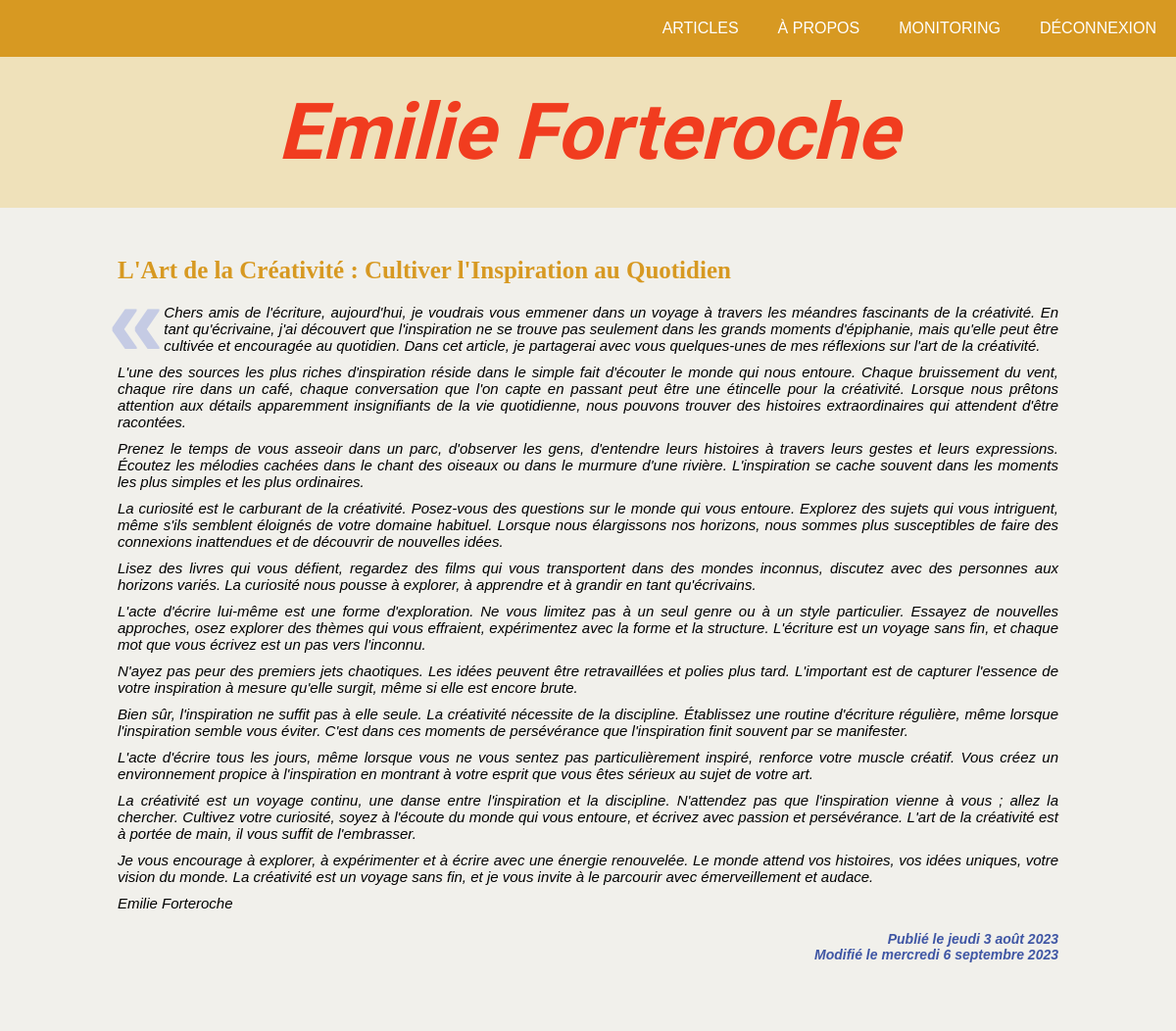
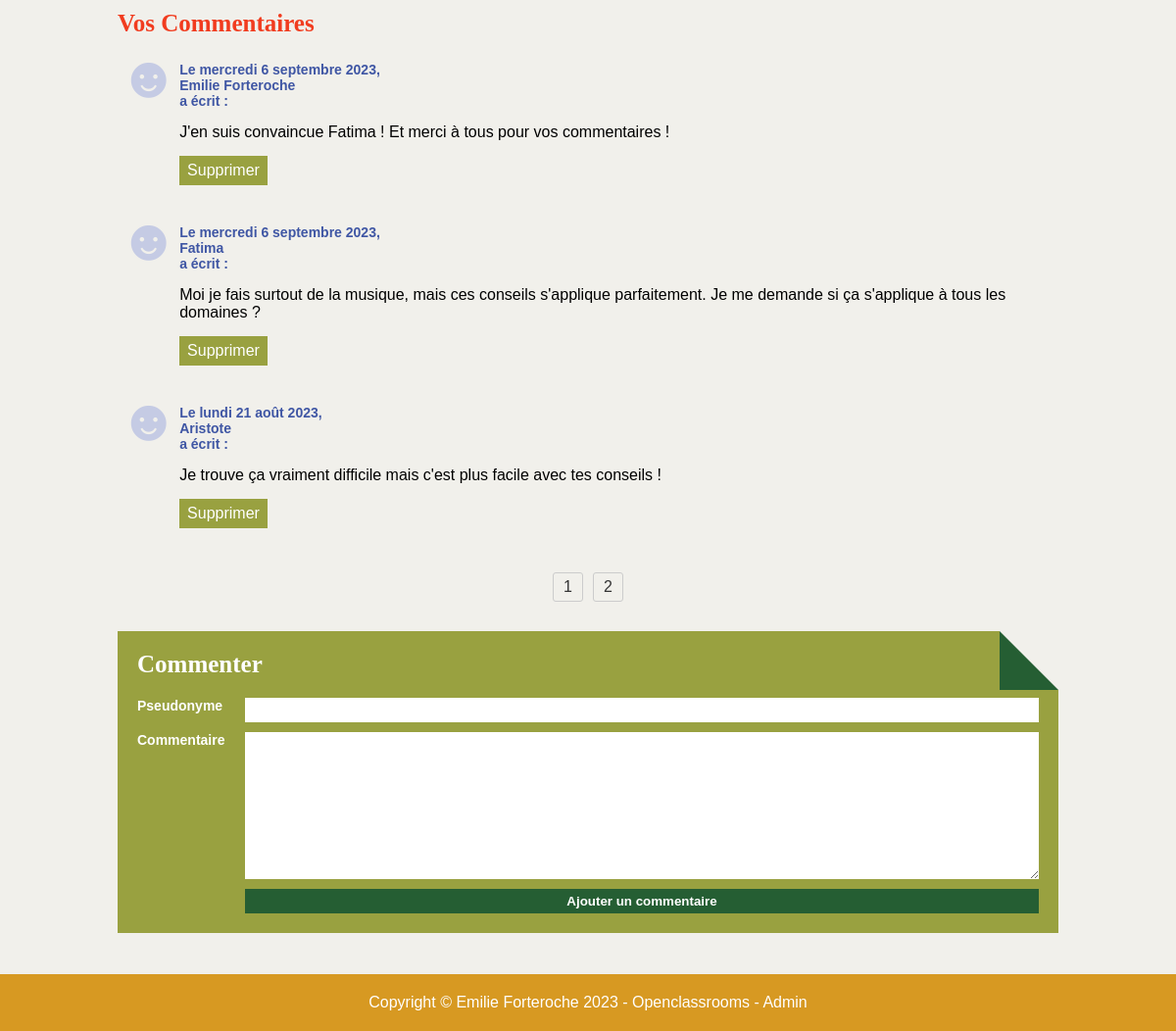
The app's page /index.php?action=showArticle&id=2 (signed in) with its own data (2 pictures, top to bottom).
### tables this page shows
CREATE TABLE `article` (
  `id` int(11) NOT NULL,
  `id_user` int(11) NOT NULL,
  `title` varchar(255) NOT NULL,
  `content` text NOT NULL,
  `date_creation` datetime NOT NULL,
  `date_update` datetime DEFAULT NULL
);

CREATE TABLE `comment` (
  `id` int(11) NOT NULL,
  `id_article` int(11) NOT NULL,
  `pseudo` varchar(255) NOT NULL,
  `content` text NOT NULL,
  `date_creation` datetime NOT NULL
);

### views/View.php (called while the page is built, shortened)
<?php
class View
{
    public function render(string $viewName, array $params = []) : void
    {
        $viewPath = $this->buildViewPath($viewName);
        $content = $this->_renderViewFromTemplate($viewPath, $params);
    }
    private function _renderViewFromTemplate(string $viewPath, array $params = []) : string
    {
        if (file_exists($viewPath)) {
            extract($params);
            require($viewPath);
            return ob_get_clean();
        } else {
            throw new Exception("La vue '$viewPath' est introuvable.");
        }
    }
    private function buildViewPath(string $viewName) : string
    {
        return TEMPLATE_VIEW_PATH . $viewName . '.php';
    }
}

### controllers/ArticleController.php (called while the page is built, shortened)
<?php
class ArticleController
{
    public function showArticle() : void
    {
        $id = Utils::request("id", -1);
        $articleManager = new ArticleManager();
        $article = $articleManager->getArticleById($id);
        $dbManager = DBManager::getInstance();
        $pdo = $dbManager->getPDO();
        $commentCounter = new CommentCounter($pdo);
        $totalComments = $commentCounter->getTotalCommentsArticleId($id);
        $page = Utils::request("page", 1);
        $perPage = 3;
        $commentManager = new CommentManager();
        $comments = $commentManager->getAllCommentsByArticleId($id, $page, $perPage);
        $totalPages = ceil($totalComments / $perPage);
        $view = new View($article->getTitle());
        $view->render("detailArticle", ['article' => $article, 'comments' => $comments, 'totalPages' => $totalPages]);
    }
}

### index.php (called while the page is built, shortened)
<?php
$action = \Utils::request('action', 'home');
try {
    switch ($action) {
        case 'showArticle':
            $articleController = new ArticleController();
            $articleController->showArticle();
            break;
    }
} catch (Exception $e) {
    $errorView = new View('Erreur');
    $errorView->render('errorPage', ['errorMessage' => $e->getMessage()]);
}

### models/DBManager.php (called while the page is built, shortened)
<?php
class DBManager
{
    private static $instance;
    private $db;
    private function __construct()
    {
        $this->db = new PDO('mysql:host=' . DB_HOST . ';dbname=' . DB_NAME . ';charset=utf8', DB_USER, DB_PASS);
        $this->db->setAttribute(PDO::ATTR_ERRMODE, PDO::ERRMODE_EXCEPTION);
        $this->db->setAttribute(PDO::ATTR_DEFAULT_FETCH_MODE, PDO::FETCH_ASSOC);
    }
    public static function getInstance() : DBManager
    {
        if (!self::$instance) {
            self::$instance = new DBManager();
        }
        return self::$instance;
    }
    public function query(string $sql, ?array $params = null) : PDOStatement
    {
        if ($params == null) {
            $query = $this->db->query($sql);
        } else {
            $query = $this->db->prepare($sql);
            $query->execute($params);
        }
        return $query;
    }
}

### models/ArticleManager.php (called while the page is built, shortened)
<?php
class ArticleManager extends AbstractEntityManager
{
    public function getArticleById(int $id) : ?Article
    {
        $sql = "SELECT * FROM article WHERE id = :id";
        $result = $this->db->query($sql, ['id' => $id]);
        $article = $result->fetch();
        if ($article) {
            return new Article($article);
        }
        return null;
    }
}

### models/AbstractEntity.php (called while the page is built, shortened)
<?php
abstract class AbstractEntity
{
    protected int $id = -1;
    protected function hydrate(array $data) : void
    {
        foreach ($data as $key => $value) {
            $method = 'set' . str_replace('_', '', ucwords($key, '_'));
        }
    }
    public function setId(int $id) : void
    {
        $this->id = $id;
    }
    public function getId() : int
    {
        return $this->id;
    }
}

### models/Article.php (called while the page is built, shortened)
<?php
 class Article extends AbstractEntity
 {
    private string $title = "";
    private string $content = "";
    private ?DateTime $dateCreation = null;
    private ?DateTime $dateUpdate = null;
    public function setTitle(string $title) : void
    {
        $this->title = $title;
    }
    public function getTitle() : string
    {
        return $this->title;
    }
    public function setContent(string $content) : void
    {
        $this->content = $content;
    }
    public function getContent(int $length = -1) : string
    {
        return $this->content;
    }
    public function setDateCreation(string|DateTime $dateCreation, string $format = 'Y-m-d H:i:s') : void
    {
        if (is_string($dateCreation)) {
            $dateCreation = DateTime::createFromFormat($format, $dateCreation);
        }
        $this->dateCreation = $dateCreation;
    }
    public function getDateCreation() : DateTime
    {
        return $this->dateCreation;
    }
    public function setDateUpdate(string|DateTime $dateUpdate, string $format = 'Y-m-d H:i:s') : void
    {
        if ($dateUpdate === null) {
            $this->dateUpdate = null;
        } elseif (is_string($dateUpdate)) {
            $updatedDate = DateTime::createFromFormat($format, $dateUpdate);
            $this->dateUpdate = $updatedDate;
        } elseif ($dateUpdate instanceof DateTime) {
            $this->dateUpdate = $dateUpdate;
        } else {
            throw new InvalidArgumentException('Invalid argument type for setDateUpdate');
        }
    }
    public function getDateUpdate() : ?DateTime
    {
        return $this->dateUpdate;
    }
 }

### models/CommentManager.php (called while the page is built, shortened)
<?php
class CommentManager extends AbstractEntityManager
{
    public function getAllCommentsByArticleId(int $idArticle, int $page, int $perPage) : array
    {
        $offset = ($page -1) * $perPage;
        $sql = "SELECT * FROM comment WHERE id_article = $idArticle ORDER BY date_creation DESC LIMIT $perPage OFFSET $offset";
        $result = $this->db->query($sql);
        $comments = [];
        while ($comment = $result->fetch()) {
            $comments[] = new Comment($comment);
        }
        return $comments;
    }
}

### models/Comment.php (called while the page is built, shortened)
<?php
class Comment extends AbstractEntity
{
    private string $pseudo;
    private string $content;
    private DateTime $dateCreation;
    public function getPseudo(): string
    {
        return $this->pseudo;
    }
    public function setPseudo(string $pseudo): void
    {
        $this->pseudo = $pseudo;
    }
    public function getContent(): string
    {
        return $this->content;
    }
    public function setContent(string $content): void
    {
        $this->content = $content;
    }
    public function getDateCreation(): DateTime
    {
        return $this->dateCreation;
    }
    public function setDateCreation(string|DateTime $dateCreation, string $format = 'Y-m-d H:i:s') : void
    {
        if (is_string($dateCreation)) {
            $dateCreation = DateTime::createFromFormat($format, $dateCreation);
        }
        $this->dateCreation = $dateCreation;
    }
}

### services/CommentCounter.php (called while the page is built)
<?php
class CommentCounter
{
  private $db;
  public function __construct(PDO $db)
  {
    $this->db = $db;
  }
  public function getTotalCommentsArticleId(int $idArticle) : int
  {
    $sql = "SELECT COUNT(*) AS total FROM comment WHERE id_article = :idArticle";
    $stmt = $this->db->prepare($sql);
    $stmt->bindValue(':idArticle', $idArticle, PDO::PARAM_INT);
    $stmt->execute();
    $totalComments = $stmt->fetchColumn();
    return $totalComments;
  }
}

### views/templates/detailArticle.php (the view, shortened to what this page needs)
<article class="mainArticle">
    <h2> <?= Utils::format($article->getTitle()) ?> </h2>
    <span class="quotation">«</span>
    <p><?= Utils::format($article->getContent()) ?></p>
    <div class="footer">
        <span class="info"> Publié le <?= Utils::convertDateToFrenchFormat($article->getDateCreation()) ?></span>
        <?php if ($article->getDateUpdate() != null) { ?>
            <span class="info"> Modifié le <?= Utils::convertDateToFrenchFormat($article->getDateUpdate()) ?></span>
        <?php } ?>
    </div>
</article>
<div class="comments">
    <h2 class="commentsTitle">Vos Commentaires</h2>
    <?php
        if (empty($comments)) {
            echo '<p class="info">Aucun commentaire pour cet article.</p>';
        } else {
            echo '<ul>';
            foreach ($comments as $comment) {
                echo '<li>';
                echo '  <div class="smiley">☻</div>';
                echo '  <div class="detailComment">';
                echo '      <h3 class="info">Le ' . Utils::convertDateToFrenchFormat($comment->getDateCreation()) . ", " . Utils::format($comment->getPseudo()) . ' a écrit :</h3>';
                echo '      <p class="content">' . Utils::format($comment->getContent()) . '</p>';
                if (isset($_SESSION['user'])) {
                    echo '<a href="index.php?action=deleteComment&id=' . $comment->getId() . '" onclick="return confirm(\'Êtes-vous sûr de vouloir supprimer ce commentaire ?\')"class="delete-comment">Supprimer</a>';
                }
                echo '  </div>';
                echo '</li>';
            }
            echo '</ul>';
        }
    ?>
    <div class="pagination">
        <?php
            for ($i = 1; $i <= $totalPages; $i++) {
                echo '<a href="index.php?action=showArticle&id=' . $article->getId() . '&page=' . $i . '">' . $i . '</a>';
            }
        ?>
    </div>
    <form action="index.php" method="post" class="foldedCorner">
        <h2>Commenter</h2>
        <div class="formComment formGrid">
            <label for="pseudo">Pseudonyme</label>
            <input type="text" name="pseudo" id="pseudo" required>
            <label for="content">Commentaire</label>
            <textarea name="content" id="content" required></textarea>
            <button class="submit">Ajouter un commentaire</button>
        </div>
    </form>
</div>

### services/Utils.php (shortened to what this page needs)
<?php
class Utils {
    public static function convertDateToFrenchFormat(DateTime $date) : string
    {
        $dateFormatter = new IntlDateFormatter('fr_FR', IntlDateFormatter::FULL, IntlDateFormatter::FULL);
        $dateFormatter->setPattern('EEEE d MMMM Y');
        return $dateFormatter->format($date);
    }
    public static function format(string $string) : string
    {
        $finalString = htmlspecialchars($string, ENT_QUOTES);
        $lines = explode("\n", $finalString);
        $finalString = "";
        foreach ($lines as $line) {
            if (trim($line) != "") {
                $finalString .= "<p>$line</p>";
            }
        }
        return $finalString;
    }
    public static function request(string $variableName, mixed $defaultValue = null) : mixed
    {
        return $_REQUEST[$variableName] ?? $defaultValue;
    }
}

### css/style.css (style rules this page uses)
* { margin: 0; padding: 0; box-sizing: border-box; }
:root { --backgroundColor: #f1f0eb; --headerColor: #d79922; --headerPaleColor: #efe1ba; --titleColor: #f13c1f; --dateColor: #3f56a4; --quoteColor: #c5cbe4; --commentPaleColor: #99a140; --commentColor: #255E33; }
body { display: flex; flex-direction: column; align-items: center; font-family: 'arial', sans-serif; background-color: var(--backgroundColor); }
h2 { width: 100%; margin: 20px 0; font-size: 25px; font-family: 'Times New Roman', Times, serif; color: var(--headerColor); }
ul { list-style: none; }
a { text-decoration: none; color: inherit; }
form { width: 100%; margin-top: 30px; padding: 20px; color: white; background-color: var(--commentPaleColor); }
form h2 { margin: 0 0 20px 0; color: white; }
form label { font-weight: bold; font-size: 14px; }
form input { padding: 5px; border: none; }
form textarea { height: 150px; padding: 5px; font-family: Arial, Helvetica, sans-serif; border: none; }
form .formGrid { display: grid; grid-template-columns: 100px minmax(0, 1fr); gap: 10px; }
form .formGrid .submit { grid-column: 2; grid-row: 3; }
.submit { padding: 5px 10px; font-weight: bold; color: white; background-color: var(--commentColor); border: none; }
.pagination { margin-top: 20px; text-align: center; }
.pagination a { display: inline-block; padding: 5px 10px; margin: 0 5px; border: 1px solid #ccc; border-radius: 3px; text-decoration: none; color: #333; }
.foldedCorner { position: relative; overflow: hidden; }
.foldedCorner::before { content: ""; position: absolute; top: 0; right: 0; width: 0; height: 0; border-width: 30px; border-style: solid; border-color: var(--backgroundColor) var(--backgroundColor) var(--commentColor) var(--commentColor); }
article { margin-bottom: 30px; text-align: justify; }
article > h2 { color: var(--headerColor); }
article > .quotation { float: left; height: 51px; margin-left: -10px; line-height: 0.35; font-family: Arial, Helvetica, sans-serif; font-weight: bold; font-size: 103px; color: var(--quoteColor); }
article > p { margin-bottom: 10px; font-style: italic; font-size: 15px; }
article > .footer { margin-top: 20px; display: flex; justify-content: space-between; }
.info { font-size: 14px; font-style: italic; font-weight: bold; color: var(--dateColor); }
.mainArticle .footer { display: flex; flex-direction: column; align-items: flex-end; }
.comments { width: 100%; margin-top: 30px; }
.commentsTitle { color: var(--titleColor); }
.comments ul { margin-bottom: 30px; }
.comments li { display: flex; margin-bottom: 20px; }
.comments .smiley { display: flex; align-items: flex-start; line-height: 0.7; font-size: 60px; color: var(--quoteColor); }
.detailComment { margin-bottom: 15px; display: flex; flex-direction: column; width: 100%; }
.detailComment .info { margin: 5px 0 5px 0; font-style: normal; }
.detailComment .content { margin: 5px 0 5px 0; }
.delete-comment { border: 1px solid #99A140; background-color: #99A140; margin-top: 15px; height: 30px; width: 10%; text-align: center; color: white; padding-top: 5px; }

### records on screen
article: title "L'Art de la Créativité : Cultiver l'Inspiration au Quotidien", content "Chers amis de l'écriture, aujourd'hui, je voudrais vous emmener dans un voyage à travers les méandres fascinants de la créativité. En tant qu'écrivaine, j'ai découvert que l'inspiration ne se trouve pas seulement dans les grands moments d'épiphanie, mais qu'elle peut être cultivée et encouragée au quotidien. Dans cet article, je partagerai avec vous quelques-unes de mes réflexions sur l'art de la créativité.", content "L'une des sources les plus riches d'inspiration réside dans le simple fait d'écouter le monde qui nous entoure. Chaque bruissement du vent, chaque rire dans un café, chaque conversation que l'on capte en passant peut être une étincelle pour la créativité. Lorsque nous prêtons attention aux détails apparemment insignifiants de la vie quotidienne, nous pouvons trouver des histoires extraordinaires qui attendent d'être racontées.", content "Prenez le temps de vous asseoir dans un parc, d'observer les gens, d'entendre leurs histoires à travers leurs gestes et leurs expressions. Écoutez les mélodies cachées dans le chant des oiseaux ou dans le murmure d'une rivière. L'inspiration se cache souvent dans les moments les plus simples et les plus ordinaires.", content "La curiosité est le carburant de la créativité. Posez-vous des questions sur le monde qui vous entoure. Explorez des sujets qui vous intriguent, même s'ils semblent éloignés de votre domaine habituel. Lorsque nous élargissons nos horizons, nous sommes plus susceptibles de faire des connexions inattendues et de découvrir de nouvelles idées.", content "Lisez des livres qui vous défient, regardez des films qui vous transportent dans des mondes inconnus, discutez avec des personnes aux horizons variés. La curiosité nous pousse à explorer, à apprendre et à grandir en tant qu'écrivains.", content "L'acte d'écrire lui-même est une forme d'exploration. Ne vous limitez pas à un seul genre ou à un style particulier. Essayez de nouvelles approches, osez explorer des thèmes qui vous effraient, expérimentez avec la forme et la structure. L'écriture est un voyage sans fin, et chaque mot que vous écrivez est un pas vers l'inconnu.", content "N'ayez pas peur des premiers jets chaotiques. Les idées peuvent être retravaillées et polies plus tard. L'important est de capturer l'essence de votre inspiration à mesure qu'elle surgit, même si elle est encore brute.", content "Bien sûr, l'inspiration ne suffit pas à elle seule. La créativité nécessite de la discipline. Établissez une routine d'écriture régulière, même lorsque l'inspiration semble vous éviter. C'est dans ces moments de persévérance que l'inspiration finit souvent par se manifester.", content "L'acte d'écrire tous les jours, même lorsque vous ne vous sentez pas particulièrement inspiré, renforce votre muscle créatif. Vous créez un environnement propice à l'inspiration en montrant à votre esprit que vous êtes sérieux au sujet de votre art.", content "La créativité est un voyage continu, une danse entre l'inspiration et la discipline. N'attendez pas que l'inspiration vienne à vous ; allez la chercher. Cultivez votre curiosité, soyez à l'écoute du monde qui vous entoure, et écrivez avec passion et persévérance. L'art de la créativité est à portée de main, il vous suffit de l'embrasser.", content "Je vous encourage à explorer, à expérimenter et à écrire avec une énergie renouvelée. Le monde attend vos histoires, vos idées uniques, votre vision du monde. La créativité est un voyage sans fin, et je vous invite à le parcourir avec émerveillement et audace.", content "Emilie Forteroche", date_creation "jeudi 3 août 2023", date_update "mercredi 6 septembre 2023"
comment: date_creation "mercredi 6 septembre 2023", pseudo "Emilie Forteroche", content "J'en suis convaincue Fatima ! Et merci à tous pour vos commentaires !"
comment: date_creation "mercredi 6 septembre 2023", pseudo "Fatima", content "Moi je fais surtout de la musique, mais ces conseils s'applique parfaitement. Je me demande si ça s'applique à tous les domaines ?"
comment: date_creation "lundi 21 août 2023", pseudo "Aristote", content "Je trouve ça vraiment difficile mais c'est plus facile avec tes conseils !"
